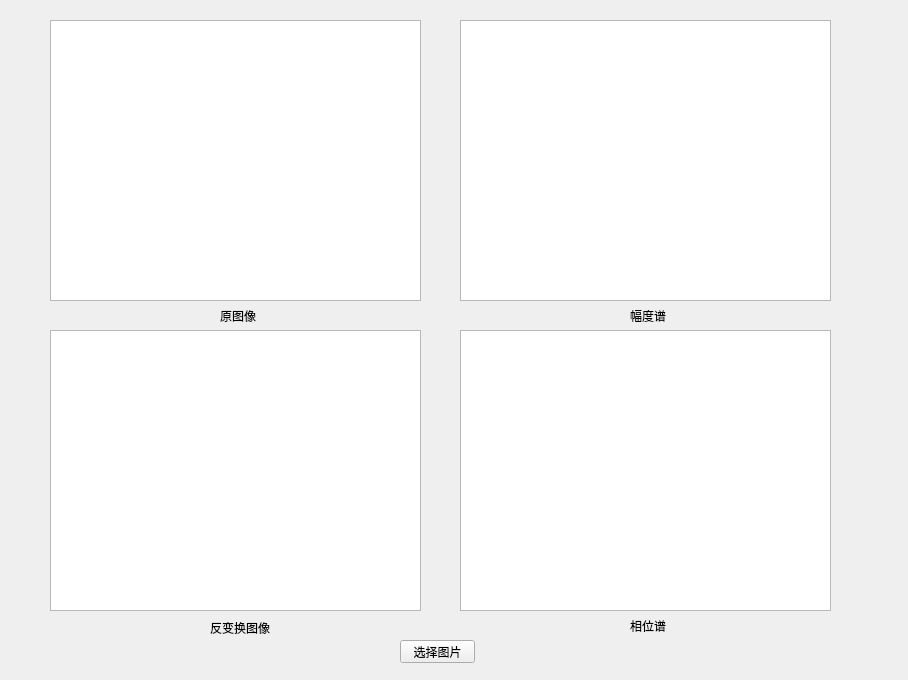
<?xml version="1.0" encoding="UTF-8"?>
<ui version="4.0">
 <class>FFTClass</class>
 <widget class="QWidget" name="FFTClass">
  <property name="geometry">
   <rect>
    <x>0</x>
    <y>0</y>
    <width>908</width>
    <height>680</height>
   </rect>
  </property>
  <property name="windowTitle">
   <string>FFT</string>
  </property>
  <widget class="QGraphicsView" name="graphicsView">
   <property name="geometry">
    <rect>
     <x>50</x>
     <y>20</y>
     <width>371</width>
     <height>281</height>
    </rect>
   </property>
  </widget>
  <widget class="QGraphicsView" name="graphicsView_2">
   <property name="geometry">
    <rect>
     <x>460</x>
     <y>20</y>
     <width>371</width>
     <height>281</height>
    </rect>
   </property>
  </widget>
  <widget class="QGraphicsView" name="graphicsView_3">
   <property name="geometry">
    <rect>
     <x>50</x>
     <y>330</y>
     <width>371</width>
     <height>281</height>
    </rect>
   </property>
  </widget>
  <widget class="QGraphicsView" name="graphicsView_4">
   <property name="geometry">
    <rect>
     <x>460</x>
     <y>330</y>
     <width>371</width>
     <height>281</height>
    </rect>
   </property>
  </widget>
  <widget class="QPushButton" name="pushButton">
   <property name="geometry">
    <rect>
     <x>400</x>
     <y>640</y>
     <width>75</width>
     <height>23</height>
    </rect>
   </property>
   <property name="text">
    <string>选择图片</string>
   </property>
  </widget>
  <widget class="QLabel" name="label">
   <property name="geometry">
    <rect>
     <x>220</x>
     <y>310</y>
     <width>54</width>
     <height>12</height>
    </rect>
   </property>
   <property name="text">
    <string>原图像</string>
   </property>
  </widget>
  <widget class="QLabel" name="label_2">
   <property name="geometry">
    <rect>
     <x>630</x>
     <y>310</y>
     <width>54</width>
     <height>12</height>
    </rect>
   </property>
   <property name="text">
    <string>幅度谱</string>
   </property>
  </widget>
  <widget class="QLabel" name="label_3">
   <property name="geometry">
    <rect>
     <x>630</x>
     <y>620</y>
     <width>54</width>
     <height>12</height>
    </rect>
   </property>
   <property name="text">
    <string>相位谱</string>
   </property>
  </widget>
  <widget class="QLabel" name="label_4">
   <property name="geometry">
    <rect>
     <x>210</x>
     <y>620</y>
     <width>81</width>
     <height>16</height>
    </rect>
   </property>
   <property name="text">
    <string>反变换图像</string>
   </property>
  </widget>
 </widget>
 <layoutdefault spacing="6" margin="11"/>
 <resources>
  <include location="FFT.qrc"/>
 </resources>
 <connections/>
</ui>
